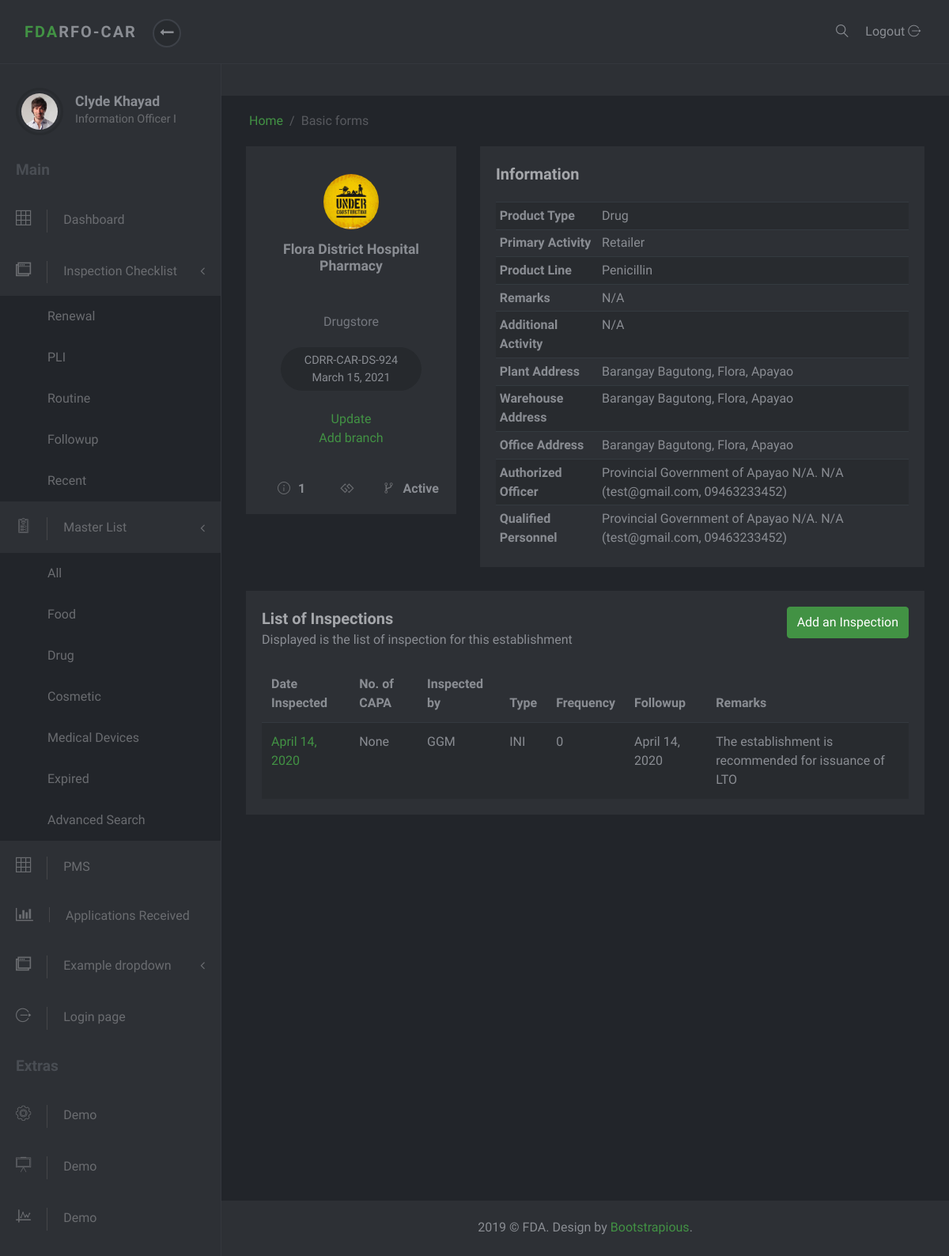
The page /masterlist/8/ on the database its author committed.
### masterlist/models.py (models this page shows, shortened)
class Establishment(models.Model):
    date_modified = models.DateTimeField('date modified', default=timezone.now)
    application = models.CharField(max_length=1, choices=constants.APPLICATIONS)
    name = models.CharField(max_length=60)
    product_type = models.ForeignKey(ProductType, on_delete=models.SET_NULL, null=True)
    center = models.CharField(max_length=6, choices=constants.CENTERS)
    primary_activity = models.ForeignKey(PrimaryActivity, on_delete=models.CASCADE, null=True)
    specific_activity = models.ManyToManyField(SpecificActivity)
    additional_activity = models.ForeignKey(AdditionalActivity, on_delete=models.SET_NULL, null=True)
    product_line = models.ForeignKey(ProductLine, on_delete=models.SET_NULL, null=True, blank=True)
    plant_address = models.OneToOneField(PlantAddress, on_delete=models.SET_NULL, null=True)
    office_address = models.OneToOneField(OfficeAddress, on_delete=models.SET_NULL, null=True)
    authorized_officer = models.OneToOneField(AuthorizedOfficer, on_delete=models.SET_NULL, null=True)
    remarks = models.CharField(max_length=100, null=True, blank=True, verbose_name='Product Remarks')
    status = models.CharField(max_length=8, choices=constants.EST_STATUS, null=True, default="Active")
    folder_id = models.CharField(max_length=10, null=True, verbose_name="Folder Number")
    expiredlist = mymanagers.ExpiredListManager()
    objects = models.Manager()
    class Meta:
        ordering = ['-date_modified']

class SpecificActivity(models.Model):
    name = models.CharField(max_length=150)

class Lto(models.Model):
    establishment = models.ForeignKey(Establishment, on_delete=models.CASCADE, null=True, related_name='ltos')
    issuance = models.DateTimeField(null=True, blank=True, verbose_name='Date Issued')
    lto_number = models.CharField(max_length=20)
    expiry = models.DateTimeField('expiry date')
    class Meta:
        ordering = ['-expiry']
        get_latest_by = 'expiry'

class ProductType(models.Model):
    name = models.CharField(max_length=50)
    def __str__(self):
        return self.name

class PrimaryActivity(models.Model):
    name = models.CharField(max_length=150)
    def __str__(self):
        return self.name

class ProductLine(models.Model):
    name = models.CharField(max_length=150)
    product_type = models.ForeignKey(ProductType, on_delete=models.SET_NULL, null=True)
    def __str__(self):
        return self.name

class AdditionalActivity(models.Model):
    name = models.CharField(max_length=150)
    def __str__(self):
        return self.name

class Address(models.Model):
    address = models.CharField(max_length=250)
    region = models.ForeignKey(Region, on_delete=models.SET_NULL, null=True)
    province = models.ForeignKey(Province, on_delete=models.SET_NULL, null=True)
    municipality_or_city = models.ForeignKey(CityOrMunicipality, on_delete=models.SET_NULL, null=True)
    def full_address(self):
        return self.address + ', ' + self.municipality_or_city.name + ', ' + self.province.name

class CityOrMunicipality(models.Model):
    name = models.CharField(max_length=30)
    description = models.CharField(max_length=50, null=True, blank=True)
    province = models.ForeignKey(Province, on_delete=models.CASCADE)

class Province(models.Model):
    name = models.CharField(max_length=30)
    region = models.ForeignKey(Region, on_delete=models.SET_NULL, null=True)

class WarehouseAddress(Address):
    establishment = models.ForeignKey(Establishment, on_delete=models.SET_NULL, null=True, related_name='warehouses')
    pass

class Person(models.Model):
    first_name = models.CharField(max_length=250, null=True, blank=True)
    last_name = models.CharField(max_length=250, null=True, blank=True)
    middle_initial = models.CharField(max_length=3, null=True, blank=True)
    email = models.EmailField(max_length=250, null=True)
    mobile = models.CharField(max_length=11, null=True, blank=True)
    def full_name(self):
        return self.first_name + " " + self.middle_initial + ". " + self.last_name

class QualifiedPerson(Person):
    establishment = models.ForeignKey(Establishment, on_delete=models.SET_NULL, null=True)
    designation = models.ForeignKey(QualifiedPersonDesignation, on_delete=models.SET_NULL, null=True, blank=True)
    def __str__(self):
        return self.full_name()

class Inspection(models.Model):
    establishment = models.ForeignKey(Establishment, on_delete=models.SET_NULL, null=True)
    tracking_number = models.CharField(max_length=14, null=True, verbose_name="DTN or Case #")
    capa = models.OneToOneField(Capa, on_delete=models.SET_NULL, null=True, blank=True)
    type_of_inspection = models.CharField(max_length=20, choices=constants.INSPECTION_TYPES)
    date_inspected = models.DateTimeField('Date Inspected')
    frequency_of_inspection = models.PositiveIntegerField(default=0, verbose_name="Frequency of Inspection", null=True, blank=True)
    risk_rating = models.CharField(max_length=7, choices=constants.RISK_RATINGS, null=True, blank=True)
    date_of_followup_inspection = models.DateTimeField('Date of Followup Inspection', null=True, blank=True)
    inspector = models.CharField(max_length=3, choices=constants.INSPECTORS)
    remarks = models.CharField(max_length=200, null=True)
    inspection_report = models.FileField(null=True, blank=False, upload_to=report_directory_path, verbose_name='Inspection Report')
    class Meta:
        ordering = ['-date_inspected']
        get_latest_by = 'date_inspected'

### masterlist/views.py (the view)
# urls.py: path('<int:id>/', EstablishmentDetailView.as_view(), name='est-detail'),
class EstablishmentDetailView(DetailView):
    template_name = 'masterlist/establishment-detail.html'
    context_object_name = 'establishment'
    def get_object(self):
        est_id =self.kwargs.get("id")
        return get_object_or_404(Establishment, id=est_id)
    def get_context_data(self, **kwargs):
        context = super().get_context_data(**kwargs)
        curr_est = Establishment.objects.get(pk=self.kwargs.get('id'))
        inspections = curr_est.inspection_set.all()
        context['masterlist_active'] = "active"
        context['inspections'] = inspections
        return context

### masterlist/templates/masterlist/establishment-detail.html (shortened to what this page needs)
{% extends 'masterlist/partial/base.html' %}
{% block content %}
<div class="row">
    <div class="col-lg-4">
        <div class="user-block block text-center">
            <div class="avatar">
                <img src="/static/masterlist/img/under_construction_logo.jpg" alt="..." class="img-fluid">
            </div>
            <a href="#" class="user-title">
                <h3 class="h5">{{establishment.name}}</h3>
                 <br />
                <br />
                {% for spec_act in establishment.specific_activity.all %}
                <span>{{spec_act.name}}</span><br>
                {% endfor %}
            </a>
            <div class="contributions">{{establishment.ltos.first.lto_number}} <br> {{establishment.ltos.first.expiry.date}}</div> <br><br/>
            <a href="{% url 'admin:masterlist_establishment_change' establishment.id %}" target="_blank">Update</a><br/>
            <a href="#">Add branch</a>
            <div class="details d-flex">
              <div class="item" data-toggle="tooltip" title="Number of Inspections"><i class="icon-info"></i><strong>{{establishment.inspection_set.all.count}}</strong></div>
              <div class="item" data-toggle="tooltip" title="Month/s before expiration"><i class="fa fa-gg"></i><strong>{{establishment.lto.get_duration}}</strong></div>
              <div class="item" data-toggle="tooltip" title="Status"><i class="icon-flow-branch"></i><strong>{{establishment.status}}</strong></div>
            </div>
        </div>
    </div>
    <div class="col-lg-8">
        <div class="user-block block text-center">
            <div class="title text-left">
                <strong>Information</strong>
            </div>
            <div class="table-responsive">
                <table class="table table-striped table-sm">
                    <tbody>
                    <tr>
                        <th scope="row" class="text-left">Product Type</th>
                        <td class="text-left">{{establishment.product_type}}</td>
                    </tr>
                    <tr>
                        <th scope="row" class="text-left">Primary Activity</th>
                        <td class="text-left">{{establishment.primary_activity}}</td>
                    </tr>
                    <tr>
                        <th scope="row" class="text-left">Product Line</th>
                        <td class="text-left">{{establishment.product_line}}</td>
                    </tr>
                    <tr>
                        <th scope="row" class="text-left">Remarks</th>
                        <td class="text-left">{{establishment.remarks}}</td>
                    </tr>
                    <tr>
                        <th scope="row" class="text-left">Additional Activity</th>
                        <td class="text-left">{{establishment.additional_activity}}</td>
                    </tr>
                    <tr>
                        <th scope="row" class="text-left">Plant Address</th>
                        <td class="text-left">{{establishment.plant_address.full_address}}</td>
                    </tr>
                    <tr>
                        <th scope="row" class="text-left">Warehouse Address</th>
                        <td class="text-left">
                          {% for warehouse in establishment.warehouses.all %}
                          {{warehouse.full_address}} <br/>
                          {% endfor %}
                        </td>
                    </tr>
                    <tr>
                        <th scope="row" class="text-left">Office Address</th>
                        <td class="text-left">{{establishment.office_address.full_address}}</td>
                    </tr>
                    <tr>
                        <th scope="row" class="text-left">Authorized Officer</th>
                        <td class="text-left">{{establishment.authorized_officer.full_name}} ({{establishment.authorized_officer.email}}, {{establishment.authorized_officer.mobile}})</td>
                    </tr>
                    <tr>
                        <th scope="row" class="text-left">Qualified Personnel</th>
                        {% if establishment.qualifiedperson_set.all %}
                          {% for qualified_person in establishment.qualifiedperson_set.all %}
                          <td class="text-left">{{qualified_person}} ({{qualified_person.email}}, {{qualified_person.mobile}})</td>
                          {% endfor %}
                        {% else %}
                          <td class="text-left">None</td>
                        {% endif %}
                    </tr>
                    </tbody>
                </table>
            </div>
        </div>
    </div>
</div>
<div class="row">
    <div class="col-lg-12">
        <div class="block">
            <div class="title">
                <div class="row">
                  <div class="col-md-6">
                    <strong>List of Inspections</strong>
                    <span class="d-block">Displayed is the list of inspection for this establishment</span>
                  </div>
                  <div class="col-md-6 text-right">
                    <a class="btn btn-primary" href="{% url 'admin:masterlist_inspection_add' %}" target="_blank">Add an Inspection</a>
                  </div>
                </div>
            </div>
            <div class="block-body">
                <div class="table-responsive">
                    <table class="table table-striped table-hover">
                        <thead>
                        <tr>
                            <th>Date Inspected</th>
                            <th>No. of CAPA</th>
                            <th>Inspected by</th>
                            <th>Type</th>
                            <th>Frequency</th>
                            <th>Followup</th>
                            <th>Remarks</th>
                        </tr>
                        </thead>
                        <tbody>
                        {% if inspections %}
                        {% for inspection in inspections %}
                        <tr>
                            <td><a href="{% url 'admin:masterlist_inspection_change' inspection.id %}" target="_blank">{{inspection.date_inspected.date}}</a></td>
                            {% if inspection.capa %}
                            <td><a href="{% url 'admin:masterlist_capa_change' inspection.capa.id %}" target="_blank">{{inspection.capa.capadeficiency_set.all.count}}</a></td>
                            {% else %}
                            <td>None</td>
                            {% endif %}
                            <td>{{inspection.inspector}}</td>
                            <td>{{inspection.type_of_inspection}}</td>
                            <td>{{inspection.frequency_of_inspection}}</td>
                            <td>{{inspection.date_of_followup_inspection.date}}</td>
                            <td>{{inspection.remarks}}</td>
                        </tr>
                        {% endfor %}
                        {% else %}
                        No inspections yet
                        {% endif %}
                        </tbody>
                    </table>
                </div>
            </div>
        </div>
    </div>
</div>
{% endblock %}

### masterlist/static/darkadmin/css/style.green.css (style rules this page uses)
body { position: relative; }
a { -webkit-transition: all 0.3s; transition: all 0.3s; display: inline-block; }
i, span, strong { display: inline-block; }
.block { padding: 20px; background: #2d3035; color: #8a8d93; margin-bottom: 30px; }
i[class*='icon-'] { -webkit-transform: translateY(2px); transform: translateY(2px); }
.block .title { margin-bottom: 20px; }
.block .title strong:first-child { font-size: 1.25rem; color: #a5a7ab; }
.user-block .avatar { display: block; width: 70px; height: 70px; border-radius: 50%; margin: 15px auto; position: relative; }
.user-block .avatar img { width: 100%; height: 100%; border-radius: 50%; }
.user-block h3 { margin-bottom: 0; }
.user-block span { font-weight: 300; color: #75787f; }
.user-block .contributions { margin-top: 20px; border-radius: 50px; padding: 6px 30px; background: #26292d; display: inline-block; font-size: 0.9rem; }
.user-block .details { margin-top: 40px; }
.user-block .item { width: 33.3333%; text-align: center; }
.user-block .item i { margin-right: 10px; color: #6a6c70; }
.user-block a.user-title { display: block; text-decoration: none; color: #8a8d93; margin-top: 10px; }
.table { margin-bottom: 0; }
.table td, .table th { border-color: #343a40; }
.table thead th { border: none; }
.table-striped tbody tr { -webkit-transition: all 0.3s; transition: all 0.3s; }
.table-striped tbody tr:nth-of-type(odd) { background-color: #282b2f; }
.btn { font-weight: 400; border: 1px solid transparent; padding: 0.45rem 0.75rem; font-size: 1rem; line-height: 1.5; border-radius: 0.25rem; -webkit-transition: color 0.15s ease-in-out, background-color 0.15s ease-in-out, border-color 0.15s ease-in-out, -webkit-box-shadow 0.15s ease-in-out; transition: color 0.15s ease-in-out, background-color 0.15s ease-in-out, border-color 0.15s ease-in-out, -webkit-box-shadow 0.15s ease-in-out; transition: color 0.15s ease-in-out, background-color 0.15s ease-in-out, border-color 0.15s ease-in-out, box-shadow 0.15s ease-in-out; transition: color 0.15s ease-in-out, background-color 0.15s ease-in-out, border-color 0.15s ease-in-out, box-shadow 0.15s ease-in-out, -webkit-box-shadow 0.15s ease-in-out; }
.btn-primary { color: color-yiq(#429244); background-color: #429244; border-color: #429244; }
body { font-family: "Muli", sans-serif; font-size: 1rem; font-weight: 400; line-height: 1.5; color: #8a8d93; background-color: #fff; }
a { color: #429244; text-decoration: none; }
h1, h2, h3, h4, h5, h6, .h1, .h2, .h3, .h4, .h5, .h6 { margin-bottom: 0.5rem; font-family: inherit; font-weight: 700; line-height: 1.2; color: inherit; }
h3, .h3 { font-size: 1.5rem; }
h5, .h5 { font-size: 1.1rem; }

### rows shown on the page
Establishment: name "Flora District Hospital Pharmacy", ltos.first.lto_number "CDRR-CAR-DS-924", ltos.first.expiry "March 15, 2021", inspection_set.all.count "1", status "Active", product_type "Drug", primary_activity "Retailer", product_line "Penicillin", remarks "N/A", additional_activity "N/A", plant_address.full_address "Barangay Bagutong, Flora, Apayao", office_address.full_address "Barangay Bagutong, Flora, Apayao", authorized_officer.full_name "Provincial Government of Apayao N/A. N/A", authorized_officer.email "test@gmail.com", authorized_officer.mobile "09463233452"
SpecificActivity: name "Drugstore"
WarehouseAddress: full_address "Barangay Bagutong, Flora, Apayao"
QualifiedPerson: last_name "Provincial Government of Apayao N/A. N/A", email "test@gmail.com", mobile "09463233452"
Inspection: date_inspected "April 14, 2020", shows "None", inspector "GGM", type_of_inspection "INI", frequency_of_inspection "0", date_of_followup_inspection "April 14, 2020", remarks "The establishment is recommended for issuance of LTO"
